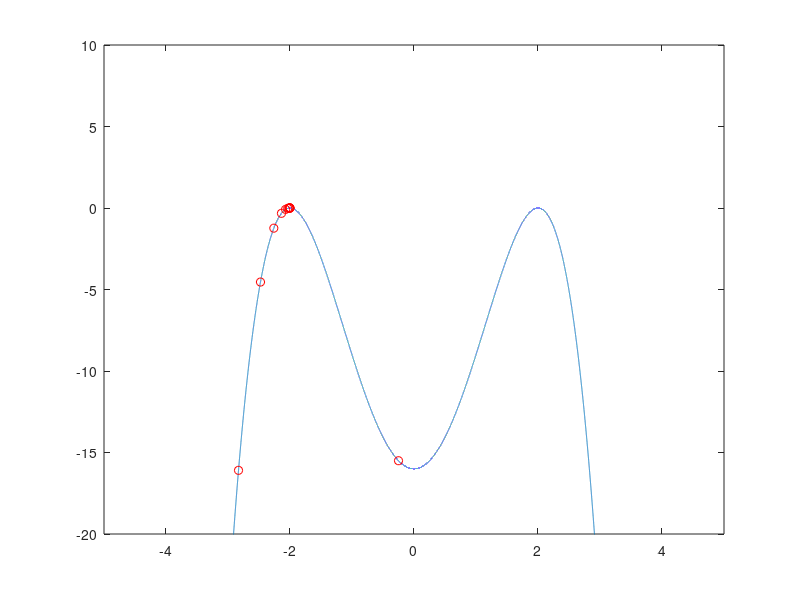

Recreate this plot in MATLAB.
%Optimziation
%David and Class
%March 6, 2019

X = linspace( -5, 6, 100000 );
Y = -X.*(X-3).*(X+5).*(X-2).*(X+3).*(X-6);
%Derivative:
% -6*x^5 + 15*x^4 + 148*x^3-261*x^2-504*x+540

f = @(X) -X.*(X-3).*(X+5).*(X-2).*(X+3).*(X-6);
derivative = @(x) -6.*x.^5 + 15.*x.^4 + 148.*x.^3-261.*x.^2-504.*x+540;

plot( X, Y )
axis( [-7 7 -1250 2750] )

%%

[ trueMax index ] = max(Y);
trueLocation = X(index);

%%
N = 10
maxY = -Inf;
minX = -5;
maxX = 6;
range = maxX - minX;
for index = 1:N
    x = rand()*range+minX;
    y = -x*(x-3)*(x+5)*(x-2)*(x+3)*(x-6);
    if y > maxY
        maxY = y;
        maxLocation = x;
    end
    
    plot(x, y, 'ro')
    hold on;
end

plot( X, Y )
axis( [-7 7 -1250 2750] )

plot( maxLocation, maxY, 'go')
hold off;

maxY
maxLocation

%%

%f = @(X) -X.*(X-3).*(X+5).*(X-2).*(X+3).*(X-6);
%derivative = @(x) -6.*x.^5 + 15.*x.^4 + 148.*x.^3-261.*x.^2-504.*x+540;

f = @(X) (X-2).^2 .* -(X+2).^2;
derivative = @(X) -4*X^3 + 16*X;

X = linspace( -5, 6, 100000 );
Y = f(X);
%Derivative:
% -6*x^5 + 15*x^4 + 148*x^3-261*x^2-504*x+540

plot( X, Y )
hold on;
axis( [-5 5 -20 10] )

guess = -0.25;
lastGuess = 1;
guesses(1) = guess;
epsilon = 0.001;

plot( guess, f(guess), 'ro');

while abs( guess - lastGuess ) > epsilon
    
    lastGuess = guess;
    guess = guess - f(guess)/derivative(guess);
    
    guesses( end + 1 ) = guess;
    plot( guess, f(guess), 'ro' );
    
    pause(1)
    
end

hold off;
optimum = guess;
